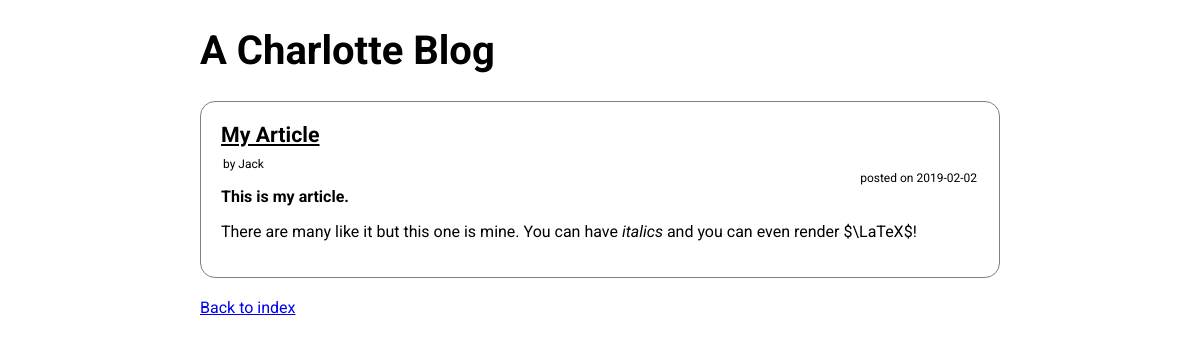
The app's page /articles/my-article with its own data.
### tables this page shows
CREATE TABLE articles
            (
                id integer PRIMARY KEY,
                title text NOT NULL,
                author text,
                date date,
                slug text UNIQUE
            );

### app.py (the view)
@app.route("/articles/<slug>")
def article(slug=None):
    article = articles.get_article(slug)
    if article is not None:
        return render_template(
            "article.html",
            title=article.title,
            author=article.author,
            date=article.date,
            content=Markup(article.get_html())
        )
    else:
        flask.abort(404)

### app.py (called while the page is built)
@app.context_processor
def inject():
    return {
        "blog_name": settings.get_blog_name()
    }

### articles.py (called while the page is built)
def get_article(slug):
    connection = sqlite3.connect("database.db")
    query = "SELECT id, title, author, date FROM articles WHERE slug = :slug"
    parameters = { "slug" : slug }
    cursor = connection.execute(query, parameters)
    rows = cursor.fetchall()
    connection.close()
    if len(rows) > 0:
        article_id, title, author, date = rows[0]
        return Article(article_id, title, author, date, slug)
    else:
        return None

    def get_raw_content(self):
        f = open("articles/{article_id}.md".format(article_id=self.id))
        content = f.read()
        f.close()
        return content

    def get_html(self):
        raw = self.get_raw_content()
        return markdown.markdown(raw)

### templates/article.html
{% extends "base.html" %}
{% block body %}
    <article>
        <header>
            <h1>{{title}}</h1>
            <legend id="author">by {{author}}</legend>
            <legend id="date">posted on {{date}}</legend>
        </header>
        <main>
            {{content}}
        </main>
    </article>
    <a href="/">Back to index</a>
{% endblock %}

### static/style.css (style rules this page uses)
body { width: 800px; margin: auto; font-family: 'Roboto', sans-serif; }
h1 { font-size: 30pt; }
article { border: 1px solid grey; border-radius: 15px; padding: 20px; margin-bottom: 20px; }
article header { position: relative; }
article header h1 { font-size: 16pt; text-decoration: underline; margin-top: 0px; margin-bottom: 10px; }
article header legend { display: inline; font-size: 0.75em; }
article header legend#date { position: absolute; right: 0px; }
article main { text-align: justify; }

### records on screen
articles: title "My Article", author "Jack", date "2019-02-02"

### other values on screen
{{ blog_name }} "A Charlotte Blog"
{{ content }} "This is my article. There are many like it but this one is mine. You can have italics and you can even render $\\LaTeX$!"
